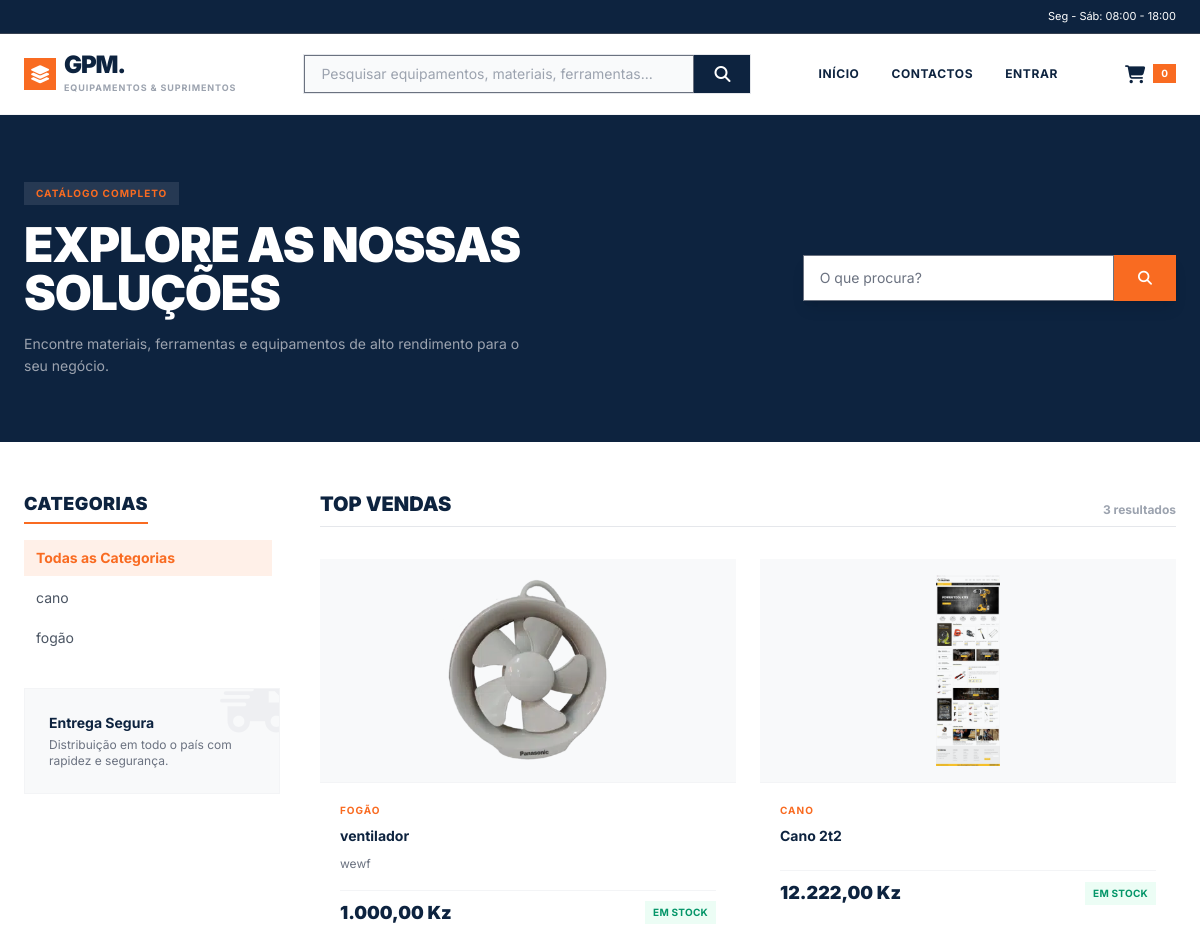
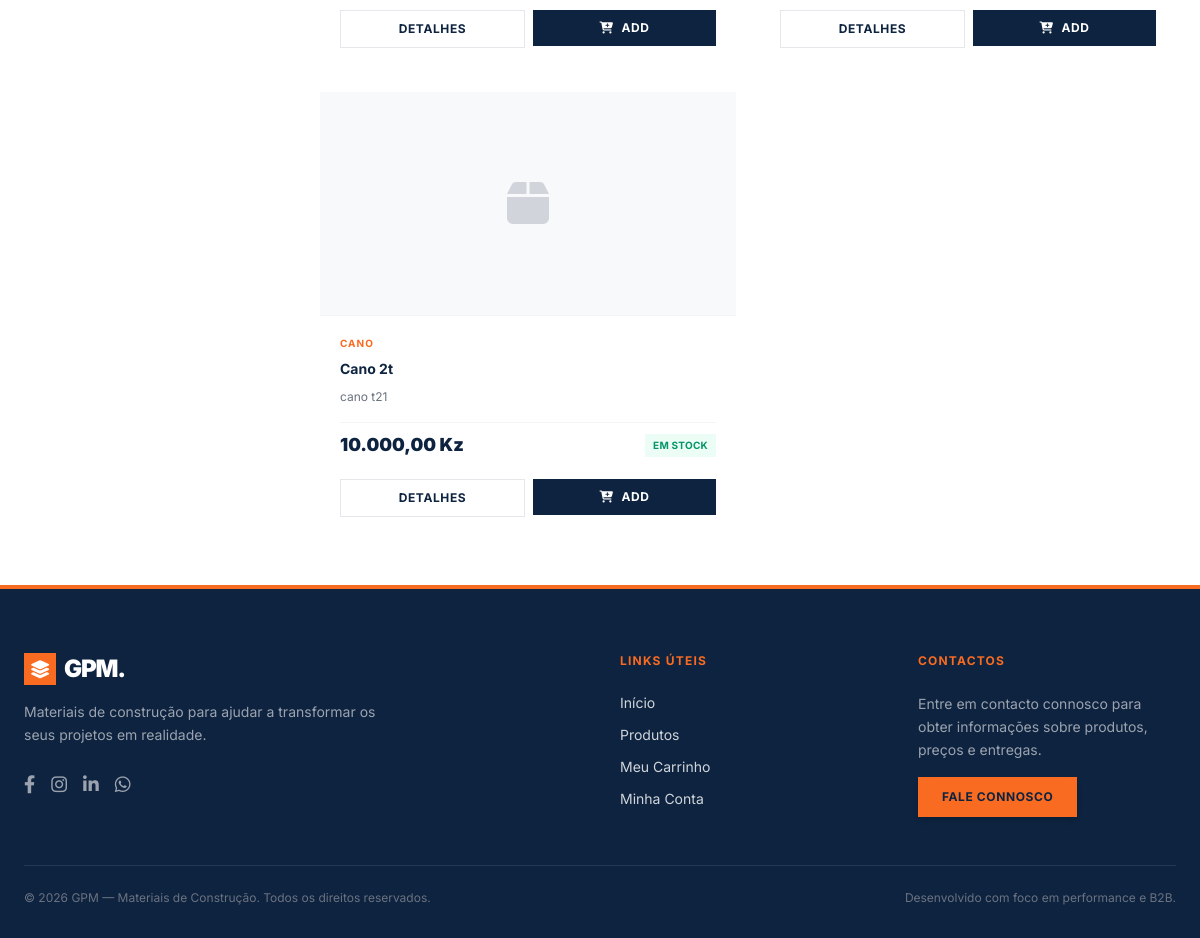
Screenshot of /gpm2/cliente/index.php with the database file from the repository (2 pictures, top to bottom).
### tables this page shows
CREATE TABLE `categories` (
  `id` bigint(20) UNSIGNED NOT NULL,
  `name` varchar(120) NOT NULL,
  `slug` varchar(150) NOT NULL,
  `description` text DEFAULT NULL,
  `image` varchar(255) DEFAULT NULL,
  `active` tinyint(1) NOT NULL DEFAULT 1,
  `created_at` timestamp NOT NULL DEFAULT current_timestamp(),
  `updated_at` timestamp NOT NULL DEFAULT current_timestamp() ON UPDATE current_timestamp()
);

CREATE TABLE `products` (
  `id` bigint(20) UNSIGNED NOT NULL,
  `category_id` bigint(20) UNSIGNED DEFAULT NULL,
  `name` varchar(200) NOT NULL,
  `slug` varchar(220) NOT NULL,
  `sku` varchar(80) DEFAULT NULL,
  `description` longtext DEFAULT NULL,
  `price` decimal(15,2) NOT NULL DEFAULT 0.00,
  `cost_price` decimal(15,2) DEFAULT NULL,
  `stock_quantity` decimal(15,3) NOT NULL DEFAULT 0.000,
  `min_stock` decimal(15,3) NOT NULL DEFAULT 0.000,
  `unit` varchar(40) NOT NULL DEFAULT 'unidade',
  `main_image` varchar(255) DEFAULT NULL,
  `active` tinyint(1) NOT NULL DEFAULT 1,
  `featured` tinyint(1) NOT NULL DEFAULT 0,
  `created_at` timestamp NOT NULL DEFAULT current_timestamp(),
  `updated_at` timestamp NOT NULL DEFAULT current_timestamp() ON UPDATE current_timestamp()
);

### gpm2/config/database.php (called while the page is built, shortened)
<?php
if (!function_exists('db')) {
    function db(): PDO
    {
        static $pdo = null;
        if ($pdo instanceof PDO) {
            return $pdo;
        }
        $dsn = 'mysql:host=' . DB_HOST
            . ';port=' . DB_PORT
            . ';dbname=' . DB_NAME
            . ';charset=utf8mb4';
        $pdo = new PDO($dsn, DB_USER, DB_PASS, [
            PDO::ATTR_ERRMODE => PDO::ERRMODE_EXCEPTION,
            PDO::ATTR_DEFAULT_FETCH_MODE => PDO::FETCH_ASSOC,
            PDO::ATTR_EMULATE_PREPARES => false,
        ]);
        return $pdo;
    }
}

### gpm2/app/bootstrap.php (called while the page is built, shortened)
<?php
require_once BASE_PATH . '/config/database.php';
function e(mixed $value): string
{
    return htmlspecialchars(
        (string) ($value ?? ''),
        ENT_QUOTES | ENT_SUBSTITUTE,
        'UTF-8'
    );
}

### gpm2/cliente/index.php (the view, shortened to what this page needs)
<?php
$pdo = db();
$pesquisa = trim((string)($_GET['q'] ?? ''));
$categoriaId = filter_input(INPUT_GET, 'categoria', FILTER_VALIDATE_INT);
$categoriaId = ($categoriaId && $categoriaId > 0) ? $categoriaId : null;
$categorias = [];
$produtos = [];
function gpmKz(mixed $valor): string
{
    return number_format((float)$valor, 2, ',', '.') . ' Kz';
}
function gpmImagem(?string $imagem): string
{
    if (!$imagem) {
        return '';
    }
    $imagem = ltrim(str_replace('\\', '/', $imagem), '/');
    $raiz = dirname(__DIR__);
    $caminhos = [
        $imagem,
        'uploads/produtos/' . basename($imagem),
        'uploads/products/' . basename($imagem),
        'public/uploads/produtos/' . basename($imagem),
        'public/uploads/products/' . basename($imagem),
        'assets/uploads/' . basename($imagem),
        'storage/' . $imagem,
    ];
    foreach ($caminhos as $caminho) {
        if (is_file($raiz . '/' . $caminho)) {
            $segmentos = explode('/', $caminho);
            return '../' . implode('/', array_map('rawurlencode', $segmentos));
        }
    }
    return '';
}
try {
    $stmt = $pdo->query(
        'SELECT id, name FROM categories WHERE active = 1 ORDER BY name'
    );
    $categorias = $stmt->fetchAll(PDO::FETCH_ASSOC);
    $sql = "
        SELECT p.id, p.category_id, p.name, p.description, p.price,
               p.stock_quantity, p.unit, p.main_image,
               c.name AS category_name
        FROM products p
        LEFT JOIN categories c ON c.id = p.category_id
        WHERE p.active = 1
    ";
    $parametros = [];
    $sql .= ' ORDER BY p.featured DESC, p.created_at DESC LIMIT 48';
    $stmt = $pdo->prepare($sql);
    $stmt->execute($parametros);
    $produtos = $stmt->fetchAll(PDO::FETCH_ASSOC);
} catch (Throwable $erro) {
    error_log('Erro no marketplace GPM: ' . $erro->getMessage());
    $erroCatalogo = 'Não foi possível carregar o catálogo. Verifique a base de dados.';
}
require_once __DIR__ . '/includes/header-marketplace.php';
?>
<section class="relative bg-[#0d233f] text-white overflow-hidden py-12 md:py-16">
    <div class="max-w-site mx-auto px-4 sm:px-6 relative z-10 flex flex-col md:flex-row items-center justify-between gap-8">
        <div class="md:w-2/3 space-y-4">
            <span class="inline-block bg-white/10 px-3 py-1 text-[10px] font-bold tracking-widest uppercase text-[#f96b21]">
                Catálogo Completo
            </span>
            <h1 class="text-3xl md:text-5xl font-black leading-[1.1] uppercase tracking-tight">
                <?php if ($pesquisa !== ''): ?>
                    Resultados para: <span class="text-[#f96b21]">"<?= e($pesquisa) ?>"</span>
                <?php else: ?>
                    Explore as Nossas <br>Soluções
                <?php endif; ?>
            </h1>
            <p class="text-gray-400 text-sm max-w-lg leading-relaxed">
                Encontre materiais, ferramentas e equipamentos de alto rendimento para o seu negócio.
            </p>
        </div>
        <div class="md:w-1/3 w-full">
             <form action="index.php" method="GET" class="flex bg-white shadow-lg overflow-hidden">
                <input type="search" name="q" placeholder="O que procura?" value="<?= e($pesquisa) ?>" class="flex-1 px-4 py-3 text-[#0d233f] text-sm focus:outline-none">
                <button type="submit" class="bg-[#f96b21] hover:bg-[#e05812] text-white px-6 font-bold text-sm transition">
                    <i class="fa-solid fa-magnifying-glass"></i>
                </button>
            </form>
        </div>
    </div>
</section>
<main class="max-w-site mx-auto px-4 sm:px-6 py-12 flex-1 relative">
    <div class="flex flex-col lg:flex-row gap-10">
        <aside class="w-full lg:w-64 flex-shrink-0 space-y-8 lg:sticky lg:top-28 h-fit reveal">
            <div>
                <h2 class="text-lg font-black text-[#0d233f] mb-4 border-b-2 border-[#f96b21] inline-block pb-1 uppercase tracking-wide">Categorias</h2>
                <ul class="space-y-1 text-sm max-h-[60vh] overflow-y-auto sidebar-scroll pr-2">
                    <li>
                        <a href="index.php<?= $pesquisa !== '' ? '?q=' . urlencode($pesquisa) : '' ?>"
                           class="block py-2 px-3 transition <?= $categoriaId === null ? 'bg-[#f96b21]/10 text-[#f96b21] font-bold' : 'text-gray-600 hover:bg-gray-50 hover:text-[#0d233f]' ?>">
                            Todas as Categorias
                        </a>
                    </li>
                    <?php foreach ($categorias as $categoria): ?>
                        <?php
                        $urlCategoria = 'index.php?categoria=' . (int) $categoria['id'];
                        $isActive = $categoriaId === (int) $categoria['id'];
                        ?>
                        <li>
                            <a href="<?= e($urlCategoria) ?>"
                               class="block py-2 px-3 transition <?= $isActive ? 'bg-[#f96b21]/10 text-[#f96b21] font-bold' : 'text-gray-600 hover:bg-gray-50 hover:text-[#0d233f]' ?>">
                                <?= e($categoria['name']) ?>
                            </a>
                        </li>
                    <?php endforeach; ?>
                </ul>
            </div>
            <div class="bg-[#f8f9fa] p-6 border border-gray-100 relative overflow-hidden group">
                <div class="absolute -right-4 -top-4 text-gray-200 opacity-50 group-hover:scale-110 transition duration-500">
                    <i class="fa-solid fa-truck-fast text-6xl"></i>
                </div>
                <div class="relative z-10">
                    <h3 class="text-sm font-bold text-[#0d233f] mb-1">Entrega Segura</h3>
                    <p class="text-xs text-gray-500">Distribuição em todo o país com rapidez e segurança.</p>
                </div>
            </div>
        </aside>
        <div class="flex-1 min-w-0">
            <div class="flex justify-between items-end mb-8 border-b border-gray-200 pb-2 reveal">
                <h2 class="text-xl font-black text-[#0d233f] uppercase">Top Vendas</h2>
                <span class="text-xs font-bold text-gray-400"><?= count($produtos) ?> resultados</span>
            </div>
            <div class="grid grid-cols-1 sm:grid-cols-2 xl:grid-cols-3 gap-6">
                <?php foreach ($produtos as $produto): ?>
                    <?php
                    $imagem = gpmImagem($produto['main_image'] ?? null);
                    $descricao = trim((string) ($produto['description'] ?? ''));
                    $stock = (float) ($produto['stock_quantity'] ?? 0);
                    ?>
                    <article class="product-card flex flex-col justify-between group reveal">
                        <div>
                            <a href="produto.php?id=<?= (int) $produto['id'] ?>" class="block relative bg-[#f8f9fa] h-56 overflow-hidden flex items-center justify-center border-b border-gray-100">
                                <?php if ($imagem !== ''): ?>
                                    <img src="<?= e($imagem) ?>" alt="<?= e($produto['name']) ?>" loading="lazy" class="product-img max-h-full max-w-full object-contain p-4 mix-blend-multiply">
                                <?php else: ?>
                                    <i class="fa-solid fa-box text-gray-300 text-5xl"></i>
                                <?php endif; ?>
                            </a>
                            <div class="p-5 text-left">
                                <div class="text-[10px] font-bold text-[#f96b21] uppercase tracking-widest mb-2">
                                    <?= e($produto['category_name'] ?? 'GPM') ?>
                                </div>
                                <h3 class="text-sm font-bold text-[#0d233f] mb-2 line-clamp-1 group-hover:text-[#f96b21] transition">
                                    <?= e($produto['name']) ?>
                                </h3>
                                <p class="text-xs text-gray-500 mb-4 line-clamp-2 leading-relaxed">
                                    <?= e(function_exists('mb_strimwidth') ? mb_strimwidth($descricao, 0, 60, '…', 'UTF-8') : substr($descricao, 0, 60)) ?>
                                </p>
                                <div class="flex items-center justify-between mt-auto pt-2 border-t border-gray-100">
                                    <span class="text-lg font-black text-[#0d233f]">
                                        <?= e(gpmKz($produto['price'])) ?>
                                    </span>
                                    <?php if ($stock > 0): ?>
                                        <span class="text-[10px] font-bold text-emerald-600 bg-emerald-50 px-2 py-1 uppercase tracking-wide">
                                            Em Stock
                                        </span>
                                    <?php else: ?>
                                        <span class="text-[10px] font-bold text-red-500 bg-red-50 px-2 py-1 uppercase tracking-wide">
                                            Esgotado
                                        </span>
                                    <?php endif; ?>
                                </div>
                            </div>
                        </div>
                        <div class="px-5 pb-5 pt-0 flex gap-2">
                            <a href="produto.php?id=<?= (int) $produto['id'] ?>" class="flex-1 text-center bg-white border border-gray-200 text-[#0d233f] text-xs font-bold py-2.5 uppercase tracking-wider hover:bg-gray-50 transition">
                                Detalhes
                            </a>
                            <form class="form-adicionar flex-1" method="post" action="index.php">
                                <button type="submit" class="w-full bg-[#0d233f] hover:bg-[#163154] text-white text-xs font-bold py-2.5 uppercase tracking-wider transition flex items-center justify-center gap-2 <?= $stock < 1 ? 'opacity-50 cursor-not-allowed' : '' ?>" <?= $stock < 1 ? 'disabled' : '' ?>>
                                    <i class="fa-solid fa-cart-plus"></i> <?= $stock > 0 ? 'Add' : 'Esgotado' ?>
                                </button>
                            </form>
                        </div>
                    </article>
                <?php endforeach; ?>
            </div>
        </div>
    </div>
</main>
<?php require_once __DIR__ . '/includes/footer-marketplace.php'; ?>

### gpm2/cliente/includes/header-marketplace.php (style rules this page uses)
body { font-family: 'Inter', sans-serif; background-color: #ffffff; color: #333; margin: 0; }

### rows the page displays
categories: name "cano"
categories: name "fogão"
products: main_image (picture), category.name "FOGÃO", name "ventilador", description "wewf", price "1.000,00 Kz", stock_quantity "EM STOCK"
products: main_image (picture), category.name "CANO", name "Cano 2t2", price "12.222,00 Kz", stock_quantity "EM STOCK"
products: category.name "CANO", name "Cano 2t", description "cano t21", price "10.000,00 Kz", stock_quantity "EM STOCK"

### other values shown
$quantidadeCarrinho "0"
count($produtos) "3"
